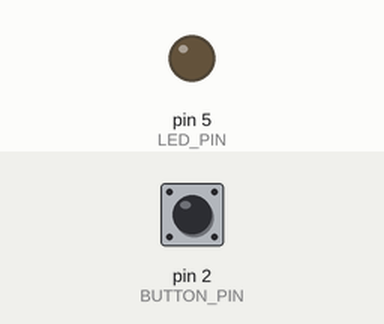
Simulated run of this sketch. Board: Arduino Uno, built with avr-gcc and run on an emulated ATmega328P. On the bench: output pins drawn as LEDs (lit = HIGH). The test bench sets the inputs (shaded band); at power-on: pin 2 (BUTTON_PIN) LOW.

Above: at 1.2 s.
1.3 s: pin 2 (BUTTON_PIN) pulled HIGH for 0.15 s
At 2.4 s:
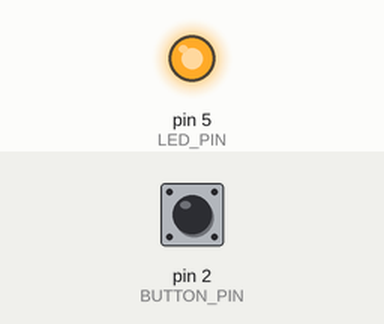
2.9 s: pin 2 (BUTTON_PIN) pulled HIGH for 1 s
At 4.9 s:
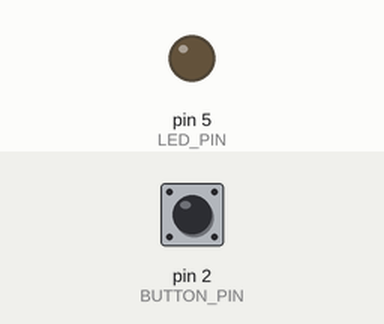
5.4 s: pin 2 (BUTTON_PIN) pulled HIGH for 3.2 s
At 9.7 s:
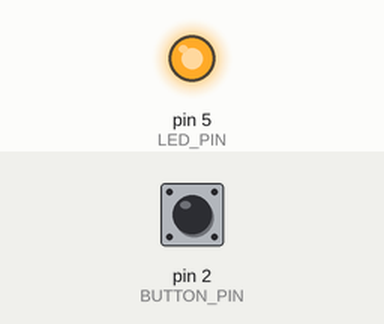
Timing chart, 0 to 11.2 s (numbered marks = the images above; inputs shaded):
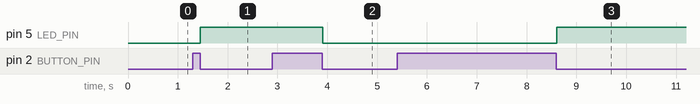

Measured:
- after the input at 1.3 s, pin 5 (LED_PIN): LOW → HIGH after 0.15 s
- after the input at 2.9 s, pin 5 (LED_PIN): HIGH → LOW after 1.0 s
- after the input at 5.4 s, pin 5 (LED_PIN): LOW → HIGH after 3.2 s

The sketch:

interupt_met_let_updatad.ino
```cpp
#include <Bounce2.h>

Bounce2::Button button = Bounce2::Button();


#define BUTTON_PIN 2
#define LED_PIN 5
bool ledState = LOW;

void setup() {
  button.attach(BUTTON_PIN, INPUT );
  button.interval(5);
  button.setPressedState(LOW);
  pinMode(LED_PIN,OUTPUT);
  digitalWrite(LED_PIN,ledState);
}

void loop() {
  button.update();
  if ( button.pressed() ) {
    ledState = !ledState;
    digitalWrite(LED_PIN,ledState);

  }
}
```
